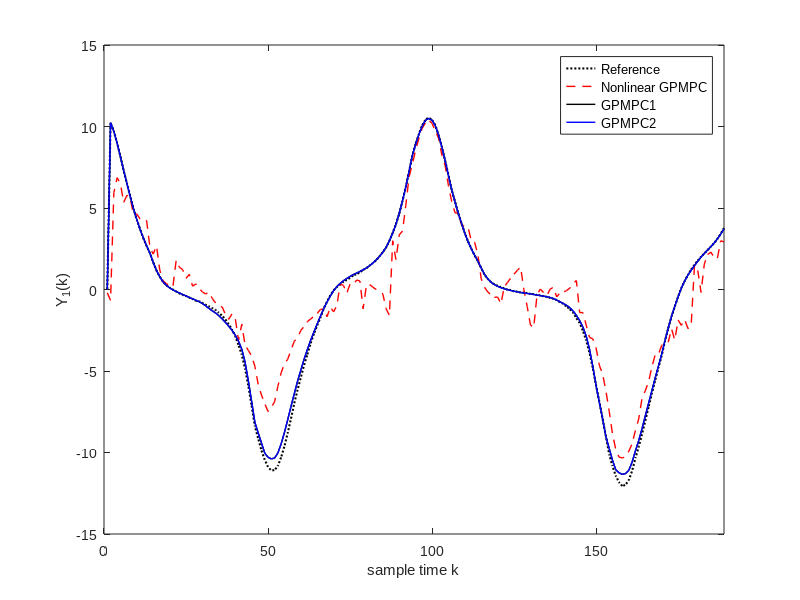
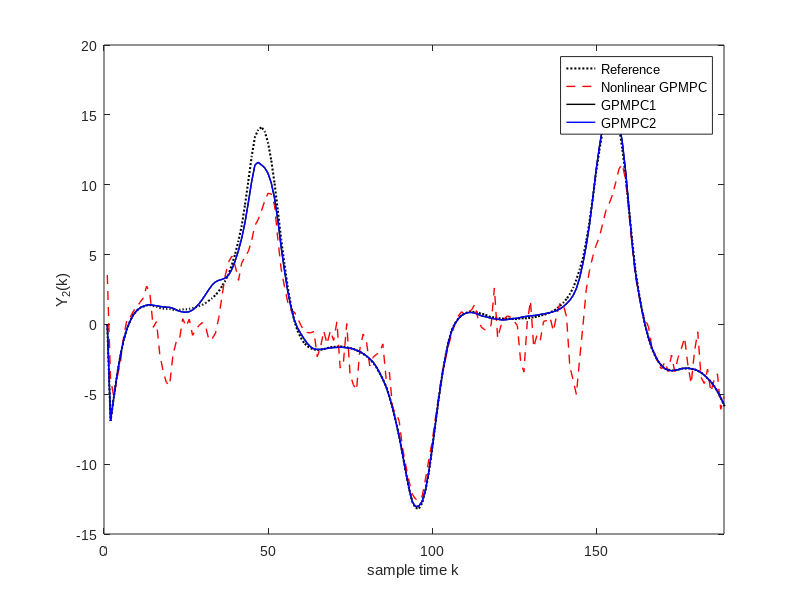

Here is the MATLAB script that generated these plots, in order:
clear;clc;close all;
set(0, 'DefaultAxesFontName', 'Arial');  
set(0, 'DefaultTextFontName', 'Arial');  

tem = 'lorenz';     %  lorenz    step

switch tem
    case 'lorenz';
        tempds1 = load('lorenz_H1_fmincon.mat');
        tempds2 = load('lorenz_H1_gpmpc1.mat');
        tempds3 = load('lorenz_H1_gpmpc2.mat');
    case 'step';
        tempds1 = load('step_H1_fmincon.mat');
        tempds2 = load('step_H1_gpmpc1.mat');
        tempds3 = load('step_H1_gpmpc2.mat');
end

linewith = 1;
for i=1:2
    figure(i);
    plot(tempds1.refpred(:, 2*i-1), 'k:', 'linewidth', 1.5); hold on;
    plot(tempds1.gppred(:, 2*i-1), 'r--', 'linewidth', linewith); hold on;
    plot(tempds2.gppred(:, 2*i-1), 'k-', 'linewidth', linewith); hold on;
    plot(tempds3.gppred(:, 2*i-1), 'b-', 'linewidth', linewith); hold on;
    xlim([0 189]);
    xlabel('sample time k');
    ylabel(strcat('Y_',int2str(i),'(k)'));
    legend('Reference', 'Nonlinear GPMPC', 'GPMPC1','GPMPC2');
end